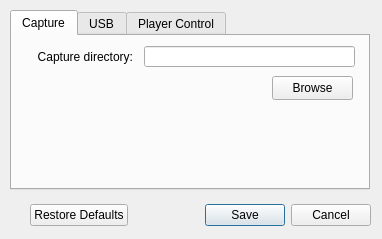
<?xml version="1.0" encoding="UTF-8"?>
<ui version="4.0">
 <class>ConfigurationDialog</class>
 <widget class="QDialog" name="ConfigurationDialog">
  <property name="geometry">
   <rect>
    <x>0</x>
    <y>0</y>
    <width>382</width>
    <height>239</height>
   </rect>
  </property>
  <property name="windowTitle">
   <string>Preferences</string>
  </property>
  <widget class="QDialogButtonBox" name="buttonBox">
   <property name="geometry">
    <rect>
     <x>30</x>
     <y>200</y>
     <width>341</width>
     <height>31</height>
    </rect>
   </property>
   <property name="orientation">
    <enum>Qt::Horizontal</enum>
   </property>
   <property name="standardButtons">
    <set>QDialogButtonBox::Cancel|QDialogButtonBox::RestoreDefaults|QDialogButtonBox::Save</set>
   </property>
  </widget>
  <widget class="QTabWidget" name="tabWidget">
   <property name="geometry">
    <rect>
     <x>10</x>
     <y>10</y>
     <width>360</width>
     <height>180</height>
    </rect>
   </property>
   <property name="minimumSize">
    <size>
     <width>360</width>
     <height>180</height>
    </size>
   </property>
   <property name="maximumSize">
    <size>
     <width>360</width>
     <height>180</height>
    </size>
   </property>
   <property name="currentIndex">
    <number>0</number>
   </property>
   <widget class="QWidget" name="capture">
    <attribute name="title">
     <string>Capture</string>
    </attribute>
    <widget class="QLabel" name="label">
     <property name="geometry">
      <rect>
       <x>10</x>
       <y>11</y>
       <width>111</width>
       <height>20</height>
      </rect>
     </property>
     <property name="text">
      <string>Capture directory:</string>
     </property>
     <property name="alignment">
      <set>Qt::AlignRight|Qt::AlignTrailing|Qt::AlignVCenter</set>
     </property>
    </widget>
    <widget class="QLineEdit" name="captureDirectoryLineEdit">
     <property name="geometry">
      <rect>
       <x>132</x>
       <y>10</y>
       <width>211</width>
       <height>21</height>
      </rect>
     </property>
    </widget>
    <widget class="QPushButton" name="captureDirectoryPushButton">
     <property name="geometry">
      <rect>
       <x>260</x>
       <y>40</y>
       <width>81</width>
       <height>24</height>
      </rect>
     </property>
     <property name="text">
      <string>Browse</string>
     </property>
    </widget>
   </widget>
   <widget class="QWidget" name="usb">
    <attribute name="title">
     <string>USB</string>
    </attribute>
    <widget class="QLabel" name="label_2">
     <property name="geometry">
      <rect>
       <x>10</x>
       <y>10</y>
       <width>111</width>
       <height>20</height>
      </rect>
     </property>
     <property name="text">
      <string>Vendor ID:</string>
     </property>
     <property name="alignment">
      <set>Qt::AlignRight|Qt::AlignTrailing|Qt::AlignVCenter</set>
     </property>
    </widget>
    <widget class="QLabel" name="label_3">
     <property name="geometry">
      <rect>
       <x>10</x>
       <y>40</y>
       <width>111</width>
       <height>20</height>
      </rect>
     </property>
     <property name="text">
      <string>Product ID:</string>
     </property>
     <property name="alignment">
      <set>Qt::AlignRight|Qt::AlignTrailing|Qt::AlignVCenter</set>
     </property>
    </widget>
    <widget class="QLineEdit" name="vendorIdLineEdit">
     <property name="geometry">
      <rect>
       <x>130</x>
       <y>10</y>
       <width>113</width>
       <height>20</height>
      </rect>
     </property>
    </widget>
    <widget class="QLineEdit" name="productIdLineEdit">
     <property name="geometry">
      <rect>
       <x>130</x>
       <y>40</y>
       <width>113</width>
       <height>20</height>
      </rect>
     </property>
    </widget>
    <widget class="QLabel" name="label_7">
     <property name="geometry">
      <rect>
       <x>130</x>
       <y>70</y>
       <width>141</width>
       <height>21</height>
      </rect>
     </property>
     <property name="text">
      <string>Default is: 7504/24635</string>
     </property>
    </widget>
   </widget>
   <widget class="QWidget" name="playerControl">
    <attribute name="title">
     <string>Player Control</string>
    </attribute>
    <widget class="QLabel" name="label_4">
     <property name="geometry">
      <rect>
       <x>10</x>
       <y>10</y>
       <width>111</width>
       <height>20</height>
      </rect>
     </property>
     <property name="text">
      <string>Serial device:</string>
     </property>
     <property name="alignment">
      <set>Qt::AlignRight|Qt::AlignTrailing|Qt::AlignVCenter</set>
     </property>
    </widget>
    <widget class="QLabel" name="label_5">
     <property name="geometry">
      <rect>
       <x>10</x>
       <y>40</y>
       <width>111</width>
       <height>20</height>
      </rect>
     </property>
     <property name="text">
      <string>Serial speed:</string>
     </property>
     <property name="alignment">
      <set>Qt::AlignRight|Qt::AlignTrailing|Qt::AlignVCenter</set>
     </property>
    </widget>
    <widget class="QLabel" name="label_6">
     <property name="geometry">
      <rect>
       <x>10</x>
       <y>70</y>
       <width>111</width>
       <height>20</height>
      </rect>
     </property>
     <property name="text">
      <string>Player model:</string>
     </property>
     <property name="alignment">
      <set>Qt::AlignRight|Qt::AlignTrailing|Qt::AlignVCenter</set>
     </property>
    </widget>
    <widget class="QComboBox" name="serialDeviceComboBox">
     <property name="geometry">
      <rect>
       <x>130</x>
       <y>10</y>
       <width>161</width>
       <height>24</height>
      </rect>
     </property>
    </widget>
    <widget class="QComboBox" name="serialSpeedComboBox">
     <property name="geometry">
      <rect>
       <x>130</x>
       <y>40</y>
       <width>161</width>
       <height>24</height>
      </rect>
     </property>
    </widget>
    <widget class="QComboBox" name="playerModelComboBox">
     <property name="geometry">
      <rect>
       <x>130</x>
       <y>70</y>
       <width>161</width>
       <height>24</height>
      </rect>
     </property>
    </widget>
   </widget>
  </widget>
 </widget>
 <resources/>
 <connections>
  <connection>
   <sender>buttonBox</sender>
   <signal>accepted()</signal>
   <receiver>ConfigurationDialog</receiver>
   <slot>accept()</slot>
   <hints>
    <hint type="sourcelabel">
     <x>248</x>
     <y>254</y>
    </hint>
    <hint type="destinationlabel">
     <x>157</x>
     <y>274</y>
    </hint>
   </hints>
  </connection>
  <connection>
   <sender>buttonBox</sender>
   <signal>rejected()</signal>
   <receiver>ConfigurationDialog</receiver>
   <slot>reject()</slot>
   <hints>
    <hint type="sourcelabel">
     <x>316</x>
     <y>260</y>
    </hint>
    <hint type="destinationlabel">
     <x>286</x>
     <y>274</y>
    </hint>
   </hints>
  </connection>
 </connections>
</ui>
